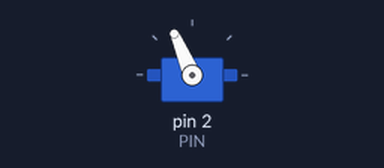
The sketch below on a simulated Arduino Uno, built with avr-gcc and run on an emulated ATmega328P. Parts: servo.

Above: at 0.05 s.
Timing chart, 0 to 3.5 s (numbered marks = the images above):
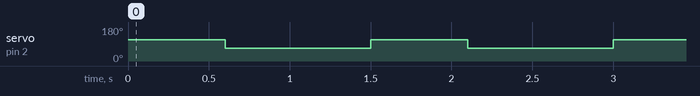

The sketch:

wiggler.ino
```cpp
#include <Servo.h>

// Quick-and-dirty finger-dummy wiggler (T-083): a servo on pin 2 pulses a soft
// pad clipped into the PO-400 sensor, to produce throwaway test recordings
// without needing a real finger. Bang-bang motion -- two direct writes, no
// intermediate interpolation steps -- the servo itself is left to slew at
// whatever speed it can between the two positions.
Servo wiggler;

const int PIN = 2;
const int ANGLE_LOW = 68;   // 25% of the full 180 deg range, centered at 90
const int ANGLE_HIGH = 113;

const int BPM = 40;
const long PERIOD_MS = 60000L / BPM;   // 1500ms at 40 BPM

// Rest held at ANGLE_HIGH before snapping back down to ANGLE_LOW -- i.e. the
// pause between the forward and return moves within a single wiggle, not
// between separate beats. Longer than the old 100ms so the two direct writes
// (bang-bang, no interpolation) aren't a near-instant reversal -- the first
// Arduino likely died from the back-EMF/brownout stress of that.
const long HIGH_MS = 600;
const long LOW_MS = PERIOD_MS - HIGH_MS;

void setup() {
  wiggler.attach(PIN);
  wiggler.write(ANGLE_LOW);
}

void loop() {
  wiggler.write(ANGLE_HIGH);
  delay(HIGH_MS);
  wiggler.write(ANGLE_LOW);
  delay(LOW_MS);
}
```

Measured:
- by itself, servo on pin 2 (PIN): alternates 113° for 0.60 s and 68° for 0.90 s
